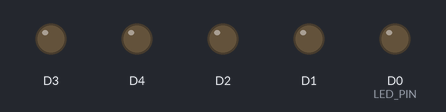
Simulated run of this sketch. Board: ESP8266 (NodeMCU). Parts: output pins drawn as LEDs (lit = HIGH). WiFi joins after 1.5 s; servers stay silent unless stated; what the sketch prints to the serial monitor is not drawn.

Above: at 0.1 s.
At 1.6 s:
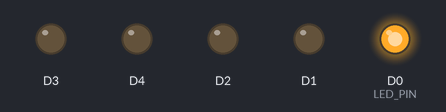
Timing chart, 0 to 3.1 s (numbered marks = the images above):
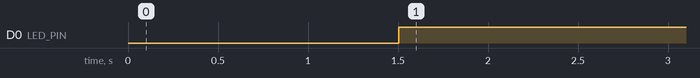

Measured:
- by itself, D0 (LED_PIN): LOW → HIGH at 1.5 s

The sketch:

nodemcu_udp_firmware.ino
```cpp
#include <ESP8266WiFi.h>
#include <WiFiUdp.h>

const int RECV_PORT=2777;
const int LED_PIN=D0;
const int MAX_SPEED=1023;

unsigned long now=0;

void set_led(bool state)
{
  digitalWrite(LED_PIN,state?HIGH:LOW);
}

void led_pattern(int dur)
{
  int d=now/dur;
  set_led((d&1)>0);
}


const char* ssid="236927";
const char* password="redrobot";
WiFiUDP Udp;
byte mac[6];
char mac_str[32];
enum NetStatus { NS_INIT, NS_CONNECTING, NS_FAILED, NS_CONNECTED } nstatus=NS_INIT;
const int IN_BUFFER_SIZE=256;
char incoming[IN_BUFFER_SIZE];
unsigned long last_drive=0;
int  drive=0;

void stop_motors()
{
  digitalWrite(D1,LOW);
  digitalWrite(D2,LOW);
  digitalWrite(D3,LOW);
  digitalWrite(D4,LOW);
}

void process_motor(int speed, int pin1, int pin2)
{
  if (speed>=0)
  {
    //digitalWrite(pin1,LOW);
    analogWrite(pin1,0);
    analogWrite(pin2,speed);
  }
  else
  {
    //digitalWrite(pin2,LOW);
    analogWrite(pin2,0);
    analogWrite(pin1,-speed);
  }
}

void drive_speed(int left, int right)
{
  process_motor(left,D1,D2);
  process_motor(right,D3,D4);
}

void process_command(char* buffer)
{
  char* left_cmd=strtok(buffer," ");
  if (left_cmd==NULL) return;
  int left=atoi(left_cmd);
  char* right_cmd=strtok(NULL," ");
  if (right_cmd==NULL) return;
  int right=atoi(right_cmd);
  if (left<-MAX_SPEED || left>MAX_SPEED || right<-MAX_SPEED || right>MAX_SPEED) return;
  last_drive=millis();
  drive_speed(left,right);
}

void handle_incoming()
{
  if (nstatus!=NS_CONNECTED) return;
  int packetSize = Udp.parsePacket();
  if (packetSize)
  {
    int len = Udp.read(incoming, IN_BUFFER_SIZE);
    if (len > 0)
    {
      incoming[len] = 0;
      IPAddress ip=Udp.remoteIP();
      uint32_t addr=ip;
      addr=(addr>>24)&0xFF;
      if (addr<190)
      {
        //Serial.print("Received: '");
        //Serial.print(incoming);
        //Serial.println("'");
        process_command(incoming);
      }
    }
  }
}

void generate_mac_str()
{
  // convert mac bytes into readable string
  char* ptr=mac_str;
  for(int i=0;i<6;++i)
  {
    if (i>0) *ptr++ = '-';
    sprintf(ptr,"%02X",mac[i]);
    ptr+=2;
  }
  *ptr=0;
}

void connect_to_wifi()
{
  nstatus=NS_CONNECTING;
  WiFi.begin(ssid, password);
  int tries=0;
  for(tries=0;tries<20 && WiFi.status()!=WL_CONNECTED;++tries)
  {
    delay(500);
    Serial.print(".");
  }
  Serial.println("");
  if (tries>=20)
  {
    nstatus=NS_FAILED;
    Serial.println("Failed to connect to WiFi");
  }
  else
  {
    nstatus=NS_CONNECTED;
    WiFi.macAddress(mac);
    generate_mac_str();
    Serial.print("WiFi connected: MAC=");
    Serial.println(mac_str);
    Udp.begin(RECV_PORT);
  }
}


void setup() {
  pinMode(D1,OUTPUT);
  pinMode(D2,OUTPUT);
  pinMode(D3,OUTPUT);
  pinMode(D4,OUTPUT);
  stop_motors();
  Serial.begin(115200);
  while (!Serial) delay(10);
  pinMode(LED_PIN,OUTPUT);
  digitalWrite(LED_PIN,LOW);
  Serial.println("Starting WiFi");
  connect_to_wifi();
}

void loop() {
  if (WiFi.status() != WL_CONNECTED)
    nstatus=NS_FAILED;
  switch (nstatus) {
  case NS_CONNECTING:       led_pattern(32);  return;
  case NS_CONNECTED:        set_led(true);    break;
  case NS_FAILED:           led_pattern(256); return;
  }
  handle_incoming();
  now=millis();
  if ((now-last_drive)>200)
  {
    last_drive=now;
    drive_speed(0,0);
  }
}
```
